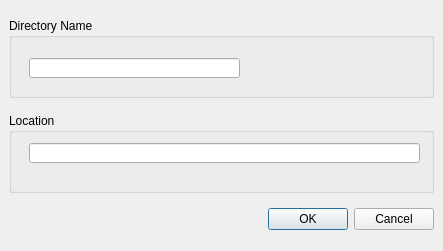
<?xml version="1.0" encoding="UTF-8"?>
<ui version="4.0">
 <class>PropOfDirDialog</class>
 <widget class="QDialog" name="PropOfDirDialog">
  <property name="geometry">
   <rect>
    <x>0</x>
    <y>0</y>
    <width>443</width>
    <height>251</height>
   </rect>
  </property>
  <property name="windowTitle">
   <string>Data Import</string>
  </property>
  <layout class="QGridLayout">
   <property name="margin">
    <number>9</number>
   </property>
   <property name="spacing">
    <number>6</number>
   </property>
   <item row="12" column="2">
    <widget class="QDialogButtonBox" name="buttonBox">
     <property name="whatsThis">
      <string/>
     </property>
     <property name="orientation">
      <enum>Qt::Horizontal</enum>
     </property>
     <property name="standardButtons">
      <set>QDialogButtonBox::Cancel|QDialogButtonBox::Ok</set>
     </property>
    </widget>
   </item>
   <item row="6" column="2">
    <widget class="QGroupBox" name="groupBox">
     <property name="minimumSize">
      <size>
       <width>0</width>
       <height>40</height>
      </size>
     </property>
     <property name="maximumSize">
      <size>
       <width>500</width>
       <height>80</height>
      </size>
     </property>
     <property name="title">
      <string>Directory Name</string>
     </property>
     <widget class="QLineEdit" name="dirName">
      <property name="geometry">
       <rect>
        <x>20</x>
        <y>40</y>
        <width>211</width>
        <height>20</height>
       </rect>
      </property>
      <property name="toolTip">
       <string>eg: *.doc,*.pdf</string>
      </property>
     </widget>
    </widget>
   </item>
   <item row="7" column="2">
    <widget class="QGroupBox" name="groupBox_2">
     <property name="maximumSize">
      <size>
       <width>16777215</width>
       <height>80</height>
      </size>
     </property>
     <property name="title">
      <string>Location</string>
     </property>
     <widget class="QLineEdit" name="location">
      <property name="geometry">
       <rect>
        <x>20</x>
        <y>30</y>
        <width>391</width>
        <height>20</height>
       </rect>
      </property>
     </widget>
    </widget>
   </item>
  </layout>
 </widget>
 <resources/>
 <connections>
  <connection>
   <sender>buttonBox</sender>
   <signal>rejected()</signal>
   <receiver>PropOfDirDialog</receiver>
   <slot>reject()</slot>
   <hints>
    <hint type="sourcelabel">
     <x>295</x>
     <y>458</y>
    </hint>
    <hint type="destinationlabel">
     <x>286</x>
     <y>274</y>
    </hint>
   </hints>
  </connection>
 </connections>
</ui>
